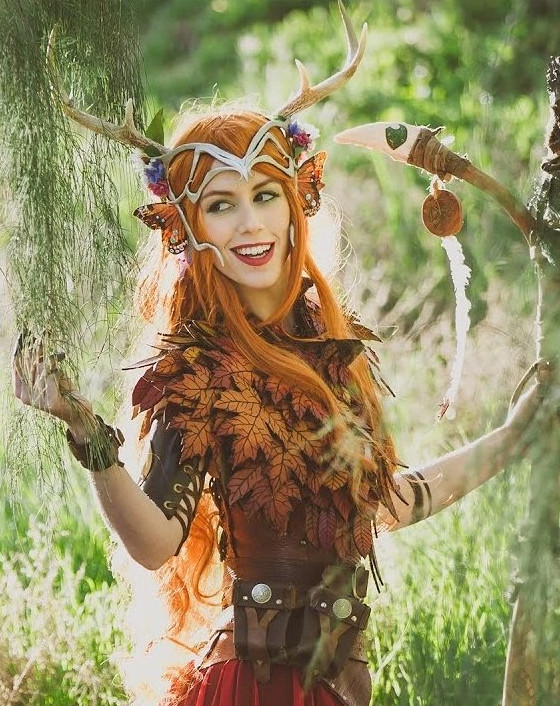
#> input picture images/Keyleth_source.jpg, 560 x 706 px, given as the content of the folder ../faces, which was not available
$ python tiles.py   (older library calls are emulated)
#> lines starting #> are read from the running program, lines starting #| are printed output that depends on the picture
#!/usr/bin/python3
# USAGE
# python detect_faces_video.py --prototxt deploy.prototxt.txt --model
# res10_300x300_ssd_iter_140000.caffemodel

# import the necessary packages
import argparse
import logging as log
import os
from pathlib import Path

import numpy as np
import PIL
from PIL import Image
from tqdm import tqdm

SIZE_DIM = 50


def flat(*nums):
    # Credit to
    # https://snipnyet.com/adierebel/5b45b79b77da154922550e9a/crop-and-resize-image-with-aspect-ratio-using-pillow/
    """Build a tuple of ints from float or integer
    arguments. Useful because PIL crop and resize require integer
    points."""

    return tuple(int(round(n)) for n in nums)


class Size():
    # Credit to
    # https://snipnyet.com/adierebel/5b45b79b77da154922550e9a/crop-and-resize-image-with-aspect-ratio-using-pillow/

    def __init__(self, pair):
        self.width = float(pair[0])
        self.height = float(pair[1])

    @property
    def aspect_ratio(self):
        return self.width / self.height

    @property
    def size(self):
        return flat(self.width, self.height)


def cropped_thumbnail(img, size):
    # Credit to
    # https://snipnyet.com/adierebel/5b45b79b77da154922550e9a/crop-and-resize-image-with-aspect-ratio-using-pillow/
    """
    Builds a thumbnail by cropping
    out a maximal region from the center of the original with
    the same aspect ratio as the target size, and then
    resizing. The result is a thumbnail which is
    always EXACTLY the requested size and with no aspect
    ratio distortion (although two edges, either
    top/bottom or left/right depending
    whether the image is too tall or too wide, may be trimmed off.)
    """
    original = Size(img.size)
    target = Size(size)
    if target.aspect_ratio > original.aspect_ratio:
        # image is too tall: take some off the top and bottom
        scale_factor = target.width / original.width
        crop_size = Size((original.width, target.height / scale_factor))
        top_cut_line = (original.height - crop_size.height) / 2
        img = img.crop(flat(0, top_cut_line, crop_size.width,
                            top_cut_line + crop_size.height))
    elif target.aspect_ratio < original.aspect_ratio:
        # image is too wide: take some off the sides
        scale_factor = target.height / original.height
        crop_size = Size((target.width / scale_factor, original.height))
        side_cut_line = (original.width - crop_size.width) / 2
        img = img.crop(flat(side_cut_line, 0, side_cut_line +
                            crop_size.width, crop_size.height))
    return img.resize(target.size, Image.ANTIALIAS)


def mean_dimension(jpg_files):
    size_info = []
    for jpg_file in tqdm(jpg_files, total=len(jpg_files), unit="images"):
        im = Image.open(jpg_file)
        size_info.append(im.size)
    w = [s[0] for s in size_info]
    h = [s[1] for s in size_info]
    log.debug('w,h; avg mean min max')
    log.debug('{0} {1} {2} {3}'.format(int(np.average(w)),
                                       int(np.mean(w)), np.min(w), np.max(w)))
    log.debug('{0} {1} {2} {3}'.format(int(np.average(h)),
                                       int(np.mean(h)), np.min(h), np.max(h)))
    w_mean = int(np.mean(w))
    h_mean = int(np.mean(h))
    square_size = int((w_mean + h_mean) / 2)
    return square_size, square_size
    # return w_mean, h_mean


def write(im, write_dir, episode, face_name):
    write_dir = Path(write_dir / episode)
    if not write_dir.exists():
        write_dir.mkdir()
    im.save(str(write_dir / face_name))


def main(args):
    # Grab all filenames of images
    jpg_files = [str(p) for p in Path(args.faces_dir).glob('**/*.jpg')]
    # Calculate mean width and heigth
    # size = mean_dimension(jpg_files)
    size = (SIZE_DIM, SIZE_DIM)
    if args.info:
        return 0
    # Resize and write to output
    for jpg_file in tqdm(jpg_files, total=len(jpg_files), unit="images"):
        try:
            im = Image.open(jpg_file)
#> im is the input picture: PIL image 560x706 RGB; mean R, G, B 151.7, 143.4, 102.2
        except BaseException:
            os.system(f'rm {jpg_file}')
            continue
        im = im.resize(size, resample=PIL.Image.BICUBIC)
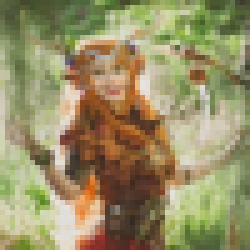
#> im: PIL image 50x50 RGB (shown 5 times larger); mean R, G, B 151.7, 143.4, 102.2
        im = cropped_thumbnail(im, size)
        face_name = Path(jpg_file).name
        episode = Path(jpg_file).parents[0].stem
        write(im, out_dir, episode, face_name)
    return 0


# construct the argument parse and parse the arguments
def parse_args():
    parser = argparse.ArgumentParser()
    parser.add_argument('-o', '--out', dest='out_dir', default='../tiles/',
                        help='output detection dir')
    parser.add_argument('-f', '--faces', dest='faces_dir', default='../faces/',
                        help='output faces dir')
    parser.add_argument('-v', '--verbose', dest="verbose", action='store_true')
    parser.add_argument('-I', dest="info", action='store_true')
    parser.add_argument('-s', dest="size", default=50, type=int)
    args = parser.parse_args()
    return args


if __name__ == '__main__':
    args = parse_args()
    if args.verbose:
        log.basicConfig(format="%(levelname)s: %(message)s", level=log.DEBUG)
        log.info("Verbose output.")
    else:
        log.basicConfig(format="%(levelname)s: %(message)s")

    # Create out_dir
    out_dir = Path(args.out_dir)
    if not out_dir.exists():
        out_dir.mkdir()

    SIZE_DIM = args.size

    exit_code = main(args)
    exit(exit_code)
#> (the program exits here)

$ run again, on images/reference1.jpg
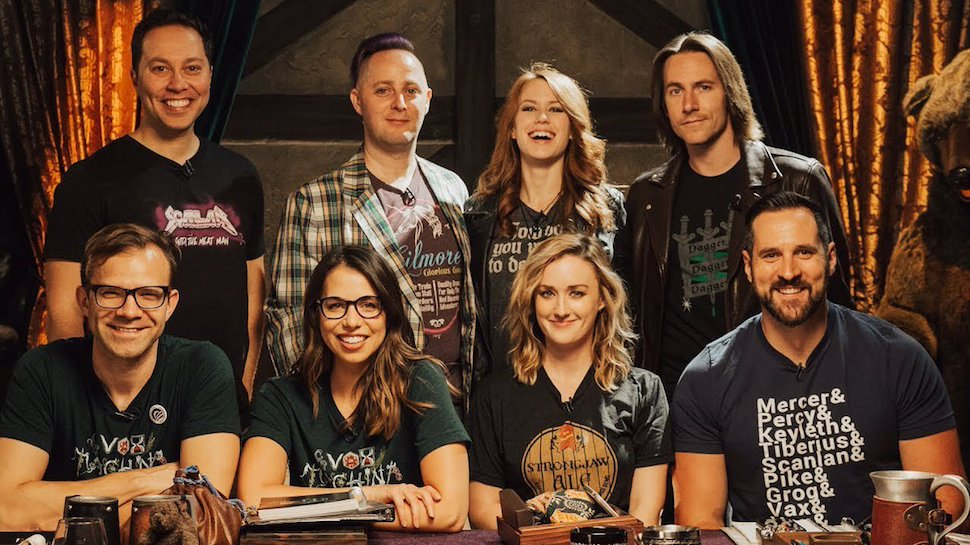
#> input picture images/reference1.jpg, 970 x 545 px, given as the content of the folder ../faces, which was not available
#> in main, im is the input picture: PIL image 970x545 RGB; mean R, G, B 89.3, 62.2, 44.3
#> in main, `im = im.resize(size, resample=PIL.Image.BICUBIC)`:
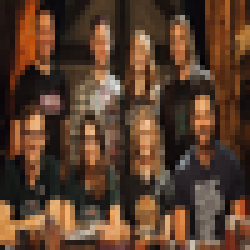
#> im: PIL image 50x50 RGB (shown 5 times larger); mean R, G, B 89.3, 62.2, 44.3
